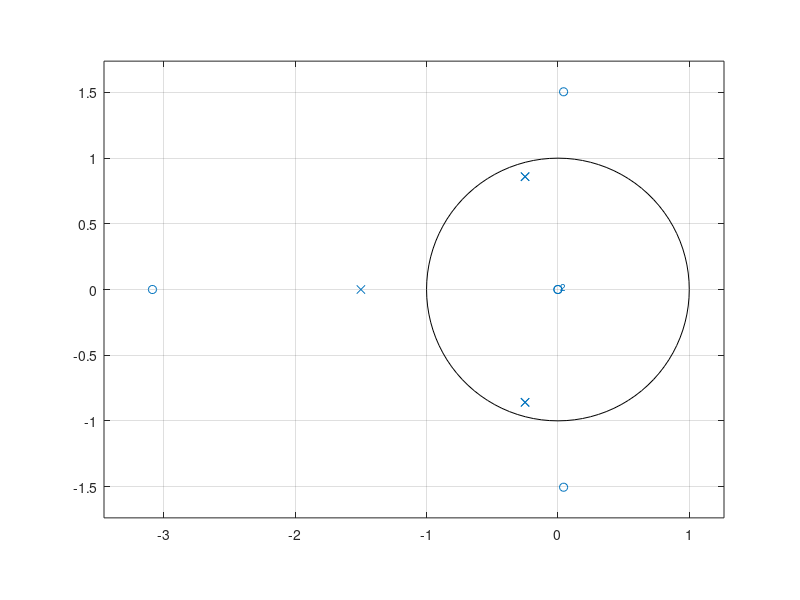

Source code (MATLAB):
% % Define the impulse response hA[n]
% n = 0:2; % Time indices for n = 0, 1, 2
% hA = [0.5, -1, 0.5]; % Corresponding values of hA[n]

% % Compute the frequency response using the Fourier transform
% H = fft(hA, 512); % Zero-pad the impulse response and compute the FFT
% H_mag = abs(H); % Compute the magnitude response

% % Define the frequency axis for plotting
% f = linspace(0, 1, length(H_mag));

% % Plot the magnitude response
% figure;
% plot(f, H_mag);
% xlabel('Normalized Frequency (cycles/sample)');
% ylabel('Magnitude');
% title('Magnitude Response of LTI Causal Digital Filter');
% grid on;


% % Define the frequency range (0 to pi)
% omega = linspace(0, 2*pi, 1000);

% % Compute the frequency response H(e^(jω))
% H_ejw = 0.5 - exp(-1i * omega) + 0.5 * exp(-1i * 2 * omega);

% % Compute the magnitude response |H(e^(jω))|
% magnitude_response = abs(H_ejw);

% % Plot the magnitude response
% figure;
% plot(omega/pi, magnitude_response); % Normalize the frequency axis by pi
% xlabel('Normalized Frequency (cycles/sample)');
% ylabel('Magnitude');
% title('Magnitude Response');
% grid on;

% Define the numerator and denominator polynomials
num = [1, 3, 2, 7];
den = conv([2, 3], conv([1, 0.5, 0.8], [1, 0.5, 0.8]));

% Create the transfer function
H = tf(poly(num), poly(den));

% Plot the pole-zero map
figure;
zplane(num, den);

% Print the poles and zeros
zeros = roots(num);
poles = roots(den);
disp('Zeros:');
disp(zeros);
disp('Poles:');
disp(poles);
